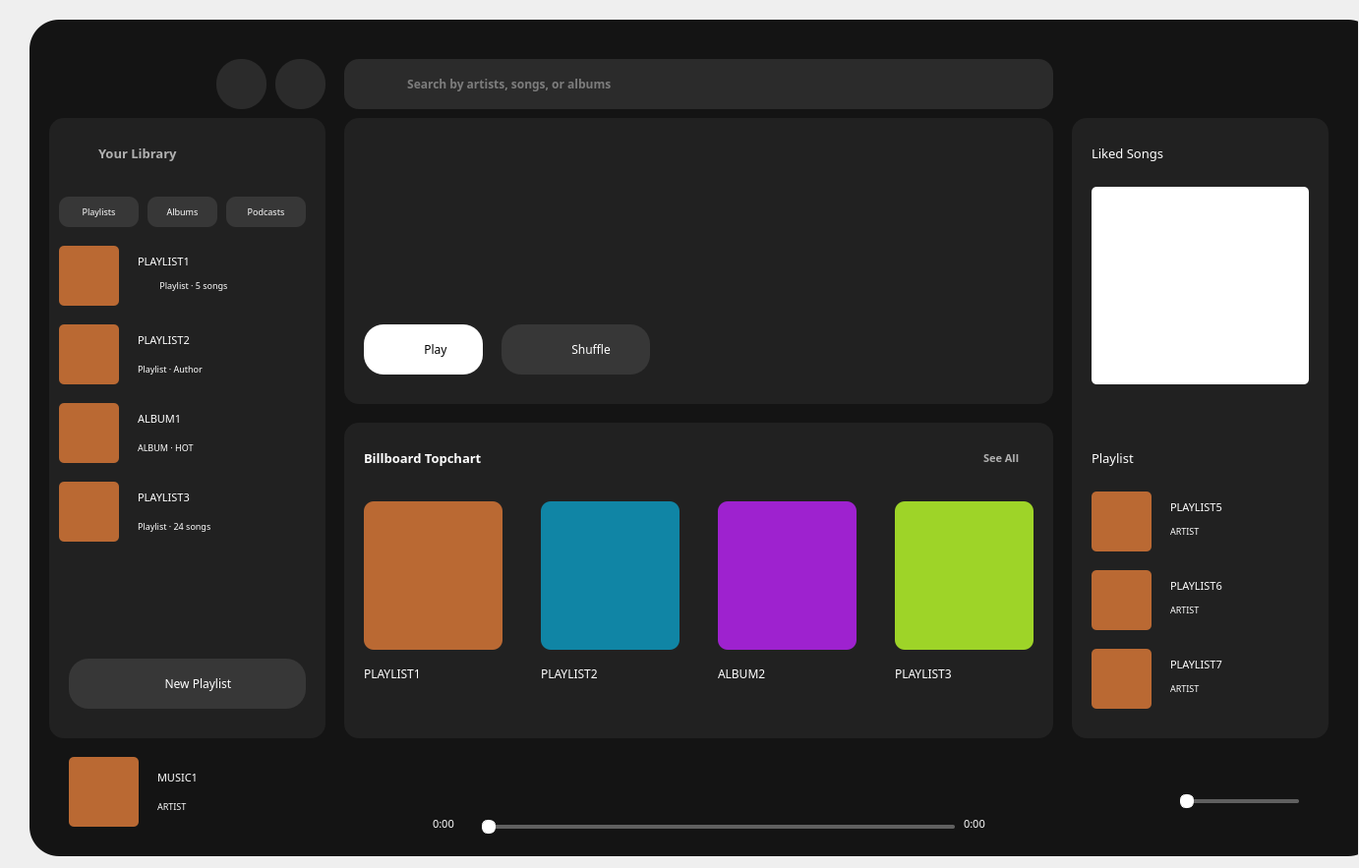
<?xml version="1.0" encoding="UTF-8"?>
<ui version="4.0">
 <class>Form</class>
 <widget class="QWidget" name="Form">
  <property name="geometry">
   <rect>
    <x>0</x>
    <y>0</y>
    <width>1382</width>
    <height>883</height>
   </rect>
  </property>
  <property name="windowTitle">
   <string>Form</string>
  </property>
  <widget class="QWidget" name="widget_2" native="true">
   <property name="geometry">
    <rect>
     <x>20</x>
     <y>20</y>
     <width>1361</width>
     <height>861</height>
    </rect>
   </property>
   <property name="font">
    <font>
     <family>Noto Sans JP DemiLight</family>
     <weight>50</weight>
     <bold>false</bold>
    </font>
   </property>
   <widget class="QLabel" name="label_11">
    <property name="geometry">
     <rect>
      <x>10</x>
      <y>0</y>
      <width>1371</width>
      <height>851</height>
     </rect>
    </property>
    <property name="font">
     <font>
      <family>Plus Jakarta Sans Medium</family>
      <weight>50</weight>
      <bold>false</bold>
     </font>
    </property>
    <property name="styleSheet">
     <string notr="true">background-color:rgb(20, 20, 20);
border-radius:30px;</string>
    </property>
    <property name="text">
     <string/>
    </property>
   </widget>
   <widget class="QLabel" name="label_13">
    <property name="geometry">
     <rect>
      <x>30</x>
      <y>100</y>
      <width>281</width>
      <height>631</height>
     </rect>
    </property>
    <property name="font">
     <font>
      <family>Noto Sans JP DemiLight</family>
      <weight>50</weight>
      <bold>false</bold>
     </font>
    </property>
    <property name="styleSheet">
     <string notr="true">background-color:rgb(33, 33, 33);
border-radius:15px;</string>
    </property>
    <property name="text">
     <string/>
    </property>
   </widget>
   <widget class="QLabel" name="label_14">
    <property name="geometry">
     <rect>
      <x>330</x>
      <y>410</y>
      <width>721</width>
      <height>321</height>
     </rect>
    </property>
    <property name="font">
     <font>
      <family>Noto Sans JP DemiLight</family>
      <weight>50</weight>
      <bold>false</bold>
     </font>
    </property>
    <property name="styleSheet">
     <string notr="true">background-color:rgb(33, 33, 33);
border-radius:15px;</string>
    </property>
    <property name="text">
     <string/>
    </property>
   </widget>
   <widget class="QLabel" name="label_15">
    <property name="geometry">
     <rect>
      <x>1070</x>
      <y>100</y>
      <width>261</width>
      <height>631</height>
     </rect>
    </property>
    <property name="font">
     <font>
      <family>Noto Sans JP DemiLight</family>
      <weight>50</weight>
      <bold>false</bold>
     </font>
    </property>
    <property name="cursor">
     <cursorShape>ArrowCursor</cursorShape>
    </property>
    <property name="styleSheet">
     <string notr="true">background-color:rgb(33, 33, 33);
border-radius:15px;</string>
    </property>
    <property name="text">
     <string/>
    </property>
   </widget>
   <widget class="QLabel" name="label_4">
    <property name="geometry">
     <rect>
      <x>1090</x>
      <y>120</y>
      <width>121</width>
      <height>31</height>
     </rect>
    </property>
    <property name="font">
     <font>
      <family>Plus Jakarta Sans SemiBold</family>
      <pointsize>10</pointsize>
      <weight>50</weight>
      <bold>false</bold>
     </font>
    </property>
    <property name="styleSheet">
     <string notr="true">color:rgb(255, 255, 255);</string>
    </property>
    <property name="text">
     <string>Liked Songs</string>
    </property>
   </widget>
   <widget class="QLabel" name="label_5">
    <property name="geometry">
     <rect>
      <x>1090</x>
      <y>430</y>
      <width>121</width>
      <height>31</height>
     </rect>
    </property>
    <property name="font">
     <font>
      <family>Plus Jakarta Sans SemiBold</family>
      <pointsize>10</pointsize>
      <weight>50</weight>
      <bold>false</bold>
     </font>
    </property>
    <property name="styleSheet">
     <string notr="true">color:rgb(255, 255, 255);</string>
    </property>
    <property name="text">
     <string>Playlist</string>
    </property>
   </widget>
   <widget class="QLabel" name="label_6">
    <property name="geometry">
     <rect>
      <x>350</x>
      <y>430</y>
      <width>191</width>
      <height>31</height>
     </rect>
    </property>
    <property name="font">
     <font>
      <family>Plus Jakarta Sans SemiBold</family>
      <pointsize>10</pointsize>
      <weight>75</weight>
      <bold>true</bold>
     </font>
    </property>
    <property name="styleSheet">
     <string notr="true">color:rgb(255, 255, 255);</string>
    </property>
    <property name="text">
     <string>Billboard Topchart</string>
    </property>
   </widget>
   <widget class="QLabel" name="label_16">
    <property name="geometry">
     <rect>
      <x>330</x>
      <y>100</y>
      <width>721</width>
      <height>291</height>
     </rect>
    </property>
    <property name="font">
     <font>
      <family>Noto Sans JP DemiLight</family>
      <weight>50</weight>
      <bold>false</bold>
     </font>
    </property>
    <property name="styleSheet">
     <string notr="true">background-color:rgb(33, 33, 33);
border-radius:15px;</string>
    </property>
    <property name="text">
     <string/>
    </property>
   </widget>
   <widget class="QPushButton" name="pushButton">
    <property name="geometry">
     <rect>
      <x>350</x>
      <y>310</y>
      <width>121</width>
      <height>51</height>
     </rect>
    </property>
    <property name="font">
     <font>
      <family>Plus Jakarta Sans SemiBold</family>
      <pointsize>9</pointsize>
      <weight>50</weight>
      <bold>false</bold>
     </font>
    </property>
    <property name="styleSheet">
     <string notr="true">background-color:rgb(255, 255, 255);
border-radius:20px;</string>
    </property>
    <property name="text">
     <string>        Play</string>
    </property>
   </widget>
   <widget class="QLabel" name="label_7">
    <property name="geometry">
     <rect>
      <x>80</x>
      <y>120</y>
      <width>121</width>
      <height>31</height>
     </rect>
    </property>
    <property name="font">
     <font>
      <family>Plus Jakarta Sans SemiBold</family>
      <pointsize>10</pointsize>
      <weight>75</weight>
      <bold>true</bold>
     </font>
    </property>
    <property name="styleSheet">
     <string notr="true">color:rgb(176, 176, 176);</string>
    </property>
    <property name="text">
     <string>Your Library</string>
    </property>
   </widget>
   <widget class="QPushButton" name="pushButton_2">
    <property name="geometry">
     <rect>
      <x>490</x>
      <y>310</y>
      <width>151</width>
      <height>51</height>
     </rect>
    </property>
    <property name="font">
     <font>
      <family>Plus Jakarta Sans SemiBold</family>
      <pointsize>9</pointsize>
      <weight>50</weight>
      <bold>false</bold>
     </font>
    </property>
    <property name="styleSheet">
     <string notr="true">background-color:rgba(255, 255, 255, 0.10);
color:rgb(255, 255, 255);
border-radius:20px;</string>
    </property>
    <property name="text">
     <string>          Shuffle</string>
    </property>
   </widget>
   <widget class="QPushButton" name="pushButton_3">
    <property name="geometry">
     <rect>
      <x>40</x>
      <y>180</y>
      <width>81</width>
      <height>31</height>
     </rect>
    </property>
    <property name="font">
     <font>
      <family>Plus Jakarta Sans SemiBold</family>
      <pointsize>7</pointsize>
      <weight>50</weight>
      <bold>false</bold>
     </font>
    </property>
    <property name="styleSheet">
     <string notr="true">background-color:rgba(255, 255, 255, 0.10);
color:rgb(255, 255, 255);
border-radius:10px;</string>
    </property>
    <property name="text">
     <string>Playlists</string>
    </property>
   </widget>
   <widget class="QPushButton" name="pushButton_4">
    <property name="geometry">
     <rect>
      <x>130</x>
      <y>180</y>
      <width>71</width>
      <height>31</height>
     </rect>
    </property>
    <property name="font">
     <font>
      <family>Plus Jakarta Sans SemiBold</family>
      <pointsize>7</pointsize>
      <weight>50</weight>
      <bold>false</bold>
     </font>
    </property>
    <property name="styleSheet">
     <string notr="true">background-color:rgba(255, 255, 255, 0.10);
color:rgb(255, 255, 255);
border-radius:10px;</string>
    </property>
    <property name="text">
     <string>Albums</string>
    </property>
   </widget>
   <widget class="QPushButton" name="pushButton_5">
    <property name="geometry">
     <rect>
      <x>210</x>
      <y>180</y>
      <width>81</width>
      <height>31</height>
     </rect>
    </property>
    <property name="font">
     <font>
      <family>Plus Jakarta Sans SemiBold</family>
      <pointsize>7</pointsize>
      <weight>50</weight>
      <bold>false</bold>
     </font>
    </property>
    <property name="styleSheet">
     <string notr="true">background-color:rgba(255, 255, 255, 0.10);
color:rgb(255, 255, 255);
border-radius:10px;</string>
    </property>
    <property name="text">
     <string>Podcasts</string>
    </property>
   </widget>
   <widget class="QLineEdit" name="lineEdit">
    <property name="geometry">
     <rect>
      <x>330</x>
      <y>40</y>
      <width>721</width>
      <height>51</height>
     </rect>
    </property>
    <property name="font">
     <font>
      <family>Plus Jakarta Sans SemiBold</family>
      <weight>75</weight>
      <bold>true</bold>
     </font>
    </property>
    <property name="styleSheet">
     <string notr="true">background-color:rgba(255, 255, 255, 0.10);
color:rgb(124, 124, 124);
border-radius:15px;</string>
    </property>
    <property name="text">
     <string>                    Search by artists, songs, or albums</string>
    </property>
   </widget>
   <widget class="QLabel" name="label">
    <property name="geometry">
     <rect>
      <x>350</x>
      <y>490</y>
      <width>141</width>
      <height>151</height>
     </rect>
    </property>
    <property name="styleSheet">
     <string notr="true">background-color: rgb(186, 105, 51);
border-radius:10px;</string>
    </property>
    <property name="text">
     <string/>
    </property>
   </widget>
   <widget class="QLabel" name="label_2">
    <property name="geometry">
     <rect>
      <x>530</x>
      <y>490</y>
      <width>141</width>
      <height>151</height>
     </rect>
    </property>
    <property name="styleSheet">
     <string notr="true">background-color: rgb(16, 133, 165);
border-radius:10px;</string>
    </property>
    <property name="text">
     <string/>
    </property>
   </widget>
   <widget class="QLabel" name="label_3">
    <property name="geometry">
     <rect>
      <x>710</x>
      <y>490</y>
      <width>141</width>
      <height>151</height>
     </rect>
    </property>
    <property name="styleSheet">
     <string notr="true">background-color: rgb(158, 34, 207);
border-radius:10px;</string>
    </property>
    <property name="text">
     <string/>
    </property>
   </widget>
   <widget class="QLabel" name="label_8">
    <property name="geometry">
     <rect>
      <x>890</x>
      <y>490</y>
      <width>141</width>
      <height>151</height>
     </rect>
    </property>
    <property name="styleSheet">
     <string notr="true">background-color: rgb(158, 212, 40);
border-radius:10px;</string>
    </property>
    <property name="text">
     <string/>
    </property>
   </widget>
   <widget class="QLabel" name="label_9">
    <property name="geometry">
     <rect>
      <x>980</x>
      <y>430</y>
      <width>51</width>
      <height>31</height>
     </rect>
    </property>
    <property name="font">
     <font>
      <family>Plus Jakarta Sans SemiBold</family>
      <pointsize>8</pointsize>
      <weight>75</weight>
      <bold>true</bold>
     </font>
    </property>
    <property name="styleSheet">
     <string notr="true">color:rgb(176, 176, 176);</string>
    </property>
    <property name="text">
     <string>See All</string>
    </property>
   </widget>
   <widget class="QLabel" name="label_10">
    <property name="geometry">
     <rect>
      <x>40</x>
      <y>230</y>
      <width>61</width>
      <height>61</height>
     </rect>
    </property>
    <property name="styleSheet">
     <string notr="true">background-color: rgb(186, 105, 51);
border-radius:5px;</string>
    </property>
    <property name="text">
     <string/>
    </property>
   </widget>
   <widget class="QLabel" name="label_12">
    <property name="geometry">
     <rect>
      <x>120</x>
      <y>230</y>
      <width>101</width>
      <height>31</height>
     </rect>
    </property>
    <property name="font">
     <font>
      <family>Plus Jakarta Sans Medium</family>
      <pointsize>8</pointsize>
      <weight>50</weight>
      <bold>false</bold>
     </font>
    </property>
    <property name="styleSheet">
     <string notr="true">color: rgb(255, 255, 255);</string>
    </property>
    <property name="text">
     <string>PLAYLIST1</string>
    </property>
   </widget>
   <widget class="QLabel" name="label_17">
    <property name="geometry">
     <rect>
      <x>510</x>
      <y>320</y>
      <width>31</width>
      <height>31</height>
     </rect>
    </property>
    <property name="text">
     <string/>
    </property>
    <property name="pixmap">
     <pixmap resource="../../res.qrc">:/images/media/shuffle.png</pixmap>
    </property>
    <property name="scaledContents">
     <bool>true</bool>
    </property>
   </widget>
   <widget class="QLabel" name="label_18">
    <property name="geometry">
     <rect>
      <x>350</x>
      <y>50</y>
      <width>31</width>
      <height>31</height>
     </rect>
    </property>
    <property name="text">
     <string/>
    </property>
    <property name="pixmap">
     <pixmap resource="../../res.qrc">:/images/media/search.svg</pixmap>
    </property>
    <property name="scaledContents">
     <bool>true</bool>
    </property>
   </widget>
   <widget class="QLabel" name="label_19">
    <property name="geometry">
     <rect>
      <x>40</x>
      <y>310</y>
      <width>61</width>
      <height>61</height>
     </rect>
    </property>
    <property name="styleSheet">
     <string notr="true">background-color: rgb(186, 105, 51);
border-radius:5px;</string>
    </property>
    <property name="text">
     <string/>
    </property>
   </widget>
   <widget class="QLabel" name="label_20">
    <property name="geometry">
     <rect>
      <x>40</x>
      <y>390</y>
      <width>61</width>
      <height>61</height>
     </rect>
    </property>
    <property name="styleSheet">
     <string notr="true">background-color: rgb(186, 105, 51);
border-radius:5px;</string>
    </property>
    <property name="text">
     <string/>
    </property>
   </widget>
   <widget class="QLabel" name="label_21">
    <property name="geometry">
     <rect>
      <x>40</x>
      <y>470</y>
      <width>61</width>
      <height>61</height>
     </rect>
    </property>
    <property name="styleSheet">
     <string notr="true">background-color: rgb(186, 105, 51);
border-radius:5px;</string>
    </property>
    <property name="text">
     <string/>
    </property>
   </widget>
   <widget class="QLabel" name="label_22">
    <property name="geometry">
     <rect>
      <x>260</x>
      <y>120</y>
      <width>31</width>
      <height>31</height>
     </rect>
    </property>
    <property name="text">
     <string/>
    </property>
    <property name="pixmap">
     <pixmap resource="../../res.qrc">:/images/media/search.svg</pixmap>
    </property>
    <property name="scaledContents">
     <bool>true</bool>
    </property>
   </widget>
   <widget class="QLabel" name="label_23">
    <property name="geometry">
     <rect>
      <x>40</x>
      <y>120</y>
      <width>31</width>
      <height>31</height>
     </rect>
    </property>
    <property name="text">
     <string/>
    </property>
    <property name="pixmap">
     <pixmap resource="../../res.qrc">:/images/media/music.svg</pixmap>
    </property>
    <property name="scaledContents">
     <bool>true</bool>
    </property>
   </widget>
   <widget class="QLabel" name="label_24">
    <property name="geometry">
     <rect>
      <x>1090</x>
      <y>480</y>
      <width>61</width>
      <height>61</height>
     </rect>
    </property>
    <property name="styleSheet">
     <string notr="true">background-color: rgb(186, 105, 51);
border-radius:5px;</string>
    </property>
    <property name="text">
     <string/>
    </property>
   </widget>
   <widget class="QLabel" name="label_25">
    <property name="geometry">
     <rect>
      <x>1090</x>
      <y>560</y>
      <width>61</width>
      <height>61</height>
     </rect>
    </property>
    <property name="styleSheet">
     <string notr="true">background-color: rgb(186, 105, 51);
border-radius:5px;</string>
    </property>
    <property name="text">
     <string/>
    </property>
   </widget>
   <widget class="QLabel" name="label_26">
    <property name="geometry">
     <rect>
      <x>1090</x>
      <y>640</y>
      <width>61</width>
      <height>61</height>
     </rect>
    </property>
    <property name="styleSheet">
     <string notr="true">background-color: rgb(186, 105, 51);
border-radius:5px;</string>
    </property>
    <property name="text">
     <string/>
    </property>
   </widget>
   <widget class="QPushButton" name="pushButton_6">
    <property name="geometry">
     <rect>
      <x>50</x>
      <y>650</y>
      <width>241</width>
      <height>51</height>
     </rect>
    </property>
    <property name="font">
     <font>
      <family>Plus Jakarta Sans SemiBold</family>
      <pointsize>9</pointsize>
      <weight>50</weight>
      <bold>false</bold>
     </font>
    </property>
    <property name="styleSheet">
     <string notr="true">background-color:rgba(255, 255, 255, 0.10);
color:rgb(255, 255, 255);
border-radius:20px;</string>
    </property>
    <property name="text">
     <string>       New Playlist</string>
    </property>
   </widget>
   <widget class="QLabel" name="label_27">
    <property name="geometry">
     <rect>
      <x>120</x>
      <y>310</y>
      <width>101</width>
      <height>31</height>
     </rect>
    </property>
    <property name="font">
     <font>
      <family>Plus Jakarta Sans Medium</family>
      <pointsize>8</pointsize>
      <weight>50</weight>
      <bold>false</bold>
     </font>
    </property>
    <property name="styleSheet">
     <string notr="true">color: rgb(255, 255, 255);</string>
    </property>
    <property name="text">
     <string>PLAYLIST2</string>
    </property>
   </widget>
   <widget class="QLabel" name="label_28">
    <property name="geometry">
     <rect>
      <x>120</x>
      <y>390</y>
      <width>101</width>
      <height>31</height>
     </rect>
    </property>
    <property name="font">
     <font>
      <family>Plus Jakarta Sans Medium</family>
      <pointsize>8</pointsize>
      <weight>50</weight>
      <bold>false</bold>
     </font>
    </property>
    <property name="styleSheet">
     <string notr="true">color: rgb(255, 255, 255);</string>
    </property>
    <property name="text">
     <string>ALBUM1</string>
    </property>
   </widget>
   <widget class="QLabel" name="label_29">
    <property name="geometry">
     <rect>
      <x>120</x>
      <y>470</y>
      <width>101</width>
      <height>31</height>
     </rect>
    </property>
    <property name="font">
     <font>
      <family>Plus Jakarta Sans Medium</family>
      <pointsize>8</pointsize>
      <weight>50</weight>
      <bold>false</bold>
     </font>
    </property>
    <property name="styleSheet">
     <string notr="true">color: rgb(255, 255, 255);</string>
    </property>
    <property name="text">
     <string>PLAYLIST3</string>
    </property>
   </widget>
   <widget class="QLabel" name="label_30">
    <property name="geometry">
     <rect>
      <x>120</x>
      <y>420</y>
      <width>101</width>
      <height>31</height>
     </rect>
    </property>
    <property name="font">
     <font>
      <family>Plus Jakarta Sans Light</family>
      <pointsize>7</pointsize>
      <weight>50</weight>
      <bold>false</bold>
     </font>
    </property>
    <property name="styleSheet">
     <string notr="true">color: rgb(255, 255, 255);</string>
    </property>
    <property name="text">
     <string>ALBUM · HOT</string>
    </property>
   </widget>
   <widget class="QLabel" name="label_31">
    <property name="geometry">
     <rect>
      <x>120</x>
      <y>500</y>
      <width>121</width>
      <height>31</height>
     </rect>
    </property>
    <property name="font">
     <font>
      <family>Plus Jakarta Sans Light</family>
      <pointsize>7</pointsize>
      <weight>50</weight>
      <bold>false</bold>
     </font>
    </property>
    <property name="styleSheet">
     <string notr="true">color: rgb(255, 255, 255);</string>
    </property>
    <property name="text">
     <string>Playlist · 24 songs</string>
    </property>
   </widget>
   <widget class="QLabel" name="label_32">
    <property name="geometry">
     <rect>
      <x>120</x>
      <y>340</y>
      <width>121</width>
      <height>31</height>
     </rect>
    </property>
    <property name="font">
     <font>
      <family>Plus Jakarta Sans Light</family>
      <pointsize>7</pointsize>
      <weight>50</weight>
      <bold>false</bold>
     </font>
    </property>
    <property name="styleSheet">
     <string notr="true">color: rgb(255, 255, 255);</string>
    </property>
    <property name="text">
     <string>Playlist · Author</string>
    </property>
   </widget>
   <widget class="QLabel" name="label_33">
    <property name="geometry">
     <rect>
      <x>140</x>
      <y>250</y>
      <width>121</width>
      <height>41</height>
     </rect>
    </property>
    <property name="font">
     <font>
      <family>Plus Jakarta Sans Light</family>
      <pointsize>7</pointsize>
      <weight>50</weight>
      <bold>false</bold>
     </font>
    </property>
    <property name="styleSheet">
     <string notr="true">color: rgb(255, 255, 255);</string>
    </property>
    <property name="text">
     <string> Playlist · 5 songs</string>
    </property>
   </widget>
   <widget class="QLabel" name="label_34">
    <property name="geometry">
     <rect>
      <x>350</x>
      <y>650</y>
      <width>101</width>
      <height>31</height>
     </rect>
    </property>
    <property name="font">
     <font>
      <family>Plus Jakarta Sans SemiBold</family>
      <pointsize>9</pointsize>
      <weight>50</weight>
      <bold>false</bold>
     </font>
    </property>
    <property name="styleSheet">
     <string notr="true">color: rgb(255, 255, 255);</string>
    </property>
    <property name="text">
     <string>PLAYLIST1</string>
    </property>
   </widget>
   <widget class="QLabel" name="label_35">
    <property name="geometry">
     <rect>
      <x>530</x>
      <y>650</y>
      <width>101</width>
      <height>31</height>
     </rect>
    </property>
    <property name="font">
     <font>
      <family>Plus Jakarta Sans SemiBold</family>
      <pointsize>9</pointsize>
      <weight>50</weight>
      <bold>false</bold>
     </font>
    </property>
    <property name="styleSheet">
     <string notr="true">color: rgb(255, 255, 255);</string>
    </property>
    <property name="text">
     <string>PLAYLIST2</string>
    </property>
   </widget>
   <widget class="QLabel" name="label_36">
    <property name="geometry">
     <rect>
      <x>710</x>
      <y>650</y>
      <width>101</width>
      <height>31</height>
     </rect>
    </property>
    <property name="font">
     <font>
      <family>Plus Jakarta Sans SemiBold</family>
      <pointsize>9</pointsize>
      <weight>50</weight>
      <bold>false</bold>
     </font>
    </property>
    <property name="styleSheet">
     <string notr="true">color: rgb(255, 255, 255);</string>
    </property>
    <property name="text">
     <string>ALBUM2</string>
    </property>
   </widget>
   <widget class="QLabel" name="label_37">
    <property name="geometry">
     <rect>
      <x>890</x>
      <y>650</y>
      <width>101</width>
      <height>31</height>
     </rect>
    </property>
    <property name="font">
     <font>
      <family>Plus Jakarta Sans SemiBold</family>
      <pointsize>9</pointsize>
      <weight>50</weight>
      <bold>false</bold>
     </font>
    </property>
    <property name="styleSheet">
     <string notr="true">color: rgb(255, 255, 255);</string>
    </property>
    <property name="text">
     <string>PLAYLIST3</string>
    </property>
   </widget>
   <widget class="QLabel" name="label_38">
    <property name="geometry">
     <rect>
      <x>50</x>
      <y>750</y>
      <width>71</width>
      <height>71</height>
     </rect>
    </property>
    <property name="styleSheet">
     <string notr="true">background-color: rgb(186, 105, 51);
border-radius:5px;</string>
    </property>
    <property name="text">
     <string/>
    </property>
   </widget>
   <widget class="QLabel" name="label_39">
    <property name="geometry">
     <rect>
      <x>140</x>
      <y>760</y>
      <width>101</width>
      <height>21</height>
     </rect>
    </property>
    <property name="font">
     <font>
      <family>Plus Jakarta Sans Medium</family>
      <pointsize>8</pointsize>
      <weight>50</weight>
      <bold>false</bold>
     </font>
    </property>
    <property name="styleSheet">
     <string notr="true">color: rgb(255, 255, 255);</string>
    </property>
    <property name="text">
     <string>MUSIC1</string>
    </property>
   </widget>
   <widget class="QLabel" name="label_40">
    <property name="geometry">
     <rect>
      <x>140</x>
      <y>790</y>
      <width>101</width>
      <height>21</height>
     </rect>
    </property>
    <property name="font">
     <font>
      <family>Plus Jakarta Sans Medium</family>
      <pointsize>7</pointsize>
      <weight>50</weight>
      <bold>false</bold>
     </font>
    </property>
    <property name="styleSheet">
     <string notr="true">color: rgb(255, 255, 255);</string>
    </property>
    <property name="text">
     <string>ARTIST</string>
    </property>
   </widget>
   <widget class="QLabel" name="label_41">
    <property name="geometry">
     <rect>
      <x>1090</x>
      <y>170</y>
      <width>221</width>
      <height>201</height>
     </rect>
    </property>
    <property name="styleSheet">
     <string notr="true">background-color: rgb(255, 255, 255);
border-radius:5px;</string>
    </property>
    <property name="text">
     <string/>
    </property>
   </widget>
   <widget class="QLabel" name="label_42">
    <property name="geometry">
     <rect>
      <x>40</x>
      <y>40</y>
      <width>51</width>
      <height>51</height>
     </rect>
    </property>
    <property name="text">
     <string/>
    </property>
    <property name="pixmap">
     <pixmap resource="../../res.qrc">:/images/media/Logo3.png</pixmap>
    </property>
    <property name="scaledContents">
     <bool>true</bool>
    </property>
   </widget>
   <widget class="QLabel" name="label_43">
    <property name="geometry">
     <rect>
      <x>560</x>
      <y>760</y>
      <width>31</width>
      <height>31</height>
     </rect>
    </property>
    <property name="text">
     <string/>
    </property>
    <property name="pixmap">
     <pixmap>:/images/media/shuffle.png</pixmap>
    </property>
    <property name="scaledContents">
     <bool>true</bool>
    </property>
   </widget>
   <widget class="QLabel" name="label_44">
    <property name="geometry">
     <rect>
      <x>1170</x>
      <y>480</y>
      <width>101</width>
      <height>31</height>
     </rect>
    </property>
    <property name="font">
     <font>
      <family>Plus Jakarta Sans Medium</family>
      <pointsize>8</pointsize>
      <weight>50</weight>
      <bold>false</bold>
     </font>
    </property>
    <property name="styleSheet">
     <string notr="true">color: rgb(255, 255, 255);</string>
    </property>
    <property name="text">
     <string>PLAYLIST5</string>
    </property>
   </widget>
   <widget class="QLabel" name="label_45">
    <property name="geometry">
     <rect>
      <x>1170</x>
      <y>560</y>
      <width>101</width>
      <height>31</height>
     </rect>
    </property>
    <property name="font">
     <font>
      <family>Plus Jakarta Sans Medium</family>
      <pointsize>8</pointsize>
      <weight>50</weight>
      <bold>false</bold>
     </font>
    </property>
    <property name="styleSheet">
     <string notr="true">color: rgb(255, 255, 255);</string>
    </property>
    <property name="text">
     <string>PLAYLIST6</string>
    </property>
   </widget>
   <widget class="QLabel" name="label_46">
    <property name="geometry">
     <rect>
      <x>1170</x>
      <y>640</y>
      <width>101</width>
      <height>31</height>
     </rect>
    </property>
    <property name="font">
     <font>
      <family>Plus Jakarta Sans Medium</family>
      <pointsize>8</pointsize>
      <weight>50</weight>
      <bold>false</bold>
     </font>
    </property>
    <property name="styleSheet">
     <string notr="true">color: rgb(255, 255, 255);</string>
    </property>
    <property name="text">
     <string>PLAYLIST7</string>
    </property>
   </widget>
   <widget class="QLabel" name="label_47">
    <property name="geometry">
     <rect>
      <x>1170</x>
      <y>510</y>
      <width>101</width>
      <height>21</height>
     </rect>
    </property>
    <property name="font">
     <font>
      <family>Plus Jakarta Sans Medium</family>
      <pointsize>7</pointsize>
      <weight>50</weight>
      <bold>false</bold>
     </font>
    </property>
    <property name="styleSheet">
     <string notr="true">color: rgb(255, 255, 255);</string>
    </property>
    <property name="text">
     <string>ARTIST</string>
    </property>
   </widget>
   <widget class="QLabel" name="label_48">
    <property name="geometry">
     <rect>
      <x>1170</x>
      <y>590</y>
      <width>101</width>
      <height>21</height>
     </rect>
    </property>
    <property name="font">
     <font>
      <family>Plus Jakarta Sans Medium</family>
      <pointsize>7</pointsize>
      <weight>50</weight>
      <bold>false</bold>
     </font>
    </property>
    <property name="styleSheet">
     <string notr="true">color: rgb(255, 255, 255);</string>
    </property>
    <property name="text">
     <string>ARTIST</string>
    </property>
   </widget>
   <widget class="QLabel" name="label_49">
    <property name="geometry">
     <rect>
      <x>1170</x>
      <y>670</y>
      <width>101</width>
      <height>21</height>
     </rect>
    </property>
    <property name="font">
     <font>
      <family>Plus Jakarta Sans Medium</family>
      <pointsize>7</pointsize>
      <weight>50</weight>
      <bold>false</bold>
     </font>
    </property>
    <property name="styleSheet">
     <string notr="true">color: rgb(255, 255, 255);</string>
    </property>
    <property name="text">
     <string>ARTIST</string>
    </property>
   </widget>
   <widget class="QLabel" name="label_50">
    <property name="geometry">
     <rect>
      <x>370</x>
      <y>320</y>
      <width>31</width>
      <height>31</height>
     </rect>
    </property>
    <property name="text">
     <string/>
    </property>
    <property name="pixmap">
     <pixmap resource="../../res.qrc">:/images/media/play_button.png</pixmap>
    </property>
    <property name="scaledContents">
     <bool>true</bool>
    </property>
   </widget>
   <widget class="QLabel" name="label_51">
    <property name="geometry">
     <rect>
      <x>1290</x>
      <y>490</y>
      <width>21</width>
      <height>21</height>
     </rect>
    </property>
    <property name="text">
     <string/>
    </property>
    <property name="pixmap">
     <pixmap resource="../../res.qrc">:/images/media/happy.png</pixmap>
    </property>
    <property name="scaledContents">
     <bool>true</bool>
    </property>
   </widget>
   <widget class="QLabel" name="label_52">
    <property name="geometry">
     <rect>
      <x>1290</x>
      <y>570</y>
      <width>21</width>
      <height>21</height>
     </rect>
    </property>
    <property name="text">
     <string/>
    </property>
    <property name="pixmap">
     <pixmap resource="../../res.qrc">:/images/media/happy.png</pixmap>
    </property>
    <property name="scaledContents">
     <bool>true</bool>
    </property>
   </widget>
   <widget class="QLabel" name="label_53">
    <property name="geometry">
     <rect>
      <x>1290</x>
      <y>650</y>
      <width>21</width>
      <height>21</height>
     </rect>
    </property>
    <property name="text">
     <string/>
    </property>
    <property name="pixmap">
     <pixmap resource="../../res.qrc">:/images/media/happy.png</pixmap>
    </property>
    <property name="scaledContents">
     <bool>true</bool>
    </property>
   </widget>
   <widget class="QLabel" name="label_54">
    <property name="geometry">
     <rect>
      <x>970</x>
      <y>330</y>
      <width>21</width>
      <height>21</height>
     </rect>
    </property>
    <property name="text">
     <string/>
    </property>
    <property name="pixmap">
     <pixmap resource="../../res.qrc">:/images/media/happy.png</pixmap>
    </property>
    <property name="scaledContents">
     <bool>true</bool>
    </property>
   </widget>
   <widget class="QLabel" name="label_55">
    <property name="geometry">
     <rect>
      <x>240</x>
      <y>770</y>
      <width>21</width>
      <height>21</height>
     </rect>
    </property>
    <property name="text">
     <string/>
    </property>
    <property name="pixmap">
     <pixmap resource="../../res.qrc">:/images/media/happy.png</pixmap>
    </property>
    <property name="scaledContents">
     <bool>true</bool>
    </property>
   </widget>
   <widget class="QLabel" name="label_56">
    <property name="geometry">
     <rect>
      <x>1270</x>
      <y>40</y>
      <width>41</width>
      <height>41</height>
     </rect>
    </property>
    <property name="text">
     <string/>
    </property>
    <property name="pixmap">
     <pixmap resource="../../res.qrc">:/images/media/user.png</pixmap>
    </property>
    <property name="scaledContents">
     <bool>true</bool>
    </property>
   </widget>
   <widget class="QLabel" name="label_57">
    <property name="geometry">
     <rect>
      <x>120</x>
      <y>260</y>
      <width>21</width>
      <height>21</height>
     </rect>
    </property>
    <property name="text">
     <string/>
    </property>
    <property name="pixmap">
     <pixmap resource="../../res.qrc">:/images/media/default_cover.png</pixmap>
    </property>
    <property name="scaledContents">
     <bool>true</bool>
    </property>
   </widget>
   <widget class="QLabel" name="label_58">
    <property name="geometry">
     <rect>
      <x>620</x>
      <y>760</y>
      <width>31</width>
      <height>31</height>
     </rect>
    </property>
    <property name="text">
     <string/>
    </property>
    <property name="pixmap">
     <pixmap resource="../../res.qrc">:/images/media/backward.png</pixmap>
    </property>
    <property name="scaledContents">
     <bool>true</bool>
    </property>
   </widget>
   <widget class="QLabel" name="label_59">
    <property name="geometry">
     <rect>
      <x>760</x>
      <y>760</y>
      <width>31</width>
      <height>31</height>
     </rect>
    </property>
    <property name="text">
     <string/>
    </property>
    <property name="pixmap">
     <pixmap resource="../../res.qrc">:/images/media/forward_button.png</pixmap>
    </property>
    <property name="scaledContents">
     <bool>true</bool>
    </property>
   </widget>
   <widget class="QLabel" name="label_60">
    <property name="geometry">
     <rect>
      <x>680</x>
      <y>750</y>
      <width>51</width>
      <height>51</height>
     </rect>
    </property>
    <property name="text">
     <string/>
    </property>
    <property name="pixmap">
     <pixmap resource="../../res.qrc">:/images/media/pause_button.png</pixmap>
    </property>
    <property name="scaledContents">
     <bool>true</bool>
    </property>
   </widget>
   <widget class="QLabel" name="label_61">
    <property name="geometry">
     <rect>
      <x>560</x>
      <y>760</y>
      <width>31</width>
      <height>31</height>
     </rect>
    </property>
    <property name="text">
     <string/>
    </property>
    <property name="pixmap">
     <pixmap resource="../../res.qrc">:/images/media/shuffle.png</pixmap>
    </property>
    <property name="scaledContents">
     <bool>true</bool>
    </property>
   </widget>
   <widget class="QLabel" name="label_62">
    <property name="geometry">
     <rect>
      <x>830</x>
      <y>760</y>
      <width>31</width>
      <height>31</height>
     </rect>
    </property>
    <property name="text">
     <string/>
    </property>
    <property name="pixmap">
     <pixmap resource="../../res.qrc">:/images/media/repeat.png</pixmap>
    </property>
    <property name="scaledContents">
     <bool>true</bool>
    </property>
   </widget>
   <widget class="QLabel" name="label_63">
    <property name="geometry">
     <rect>
      <x>90</x>
      <y>660</y>
      <width>31</width>
      <height>31</height>
     </rect>
    </property>
    <property name="text">
     <string/>
    </property>
    <property name="pixmap">
     <pixmap resource="../../res.qrc">:/images/media/check.svg</pixmap>
    </property>
    <property name="scaledContents">
     <bool>true</bool>
    </property>
   </widget>
   <widget class="QPushButton" name="pushButton_7">
    <property name="geometry">
     <rect>
      <x>200</x>
      <y>40</y>
      <width>51</width>
      <height>51</height>
     </rect>
    </property>
    <property name="font">
     <font>
      <family>Plus Jakarta Sans SemiBold</family>
      <pointsize>9</pointsize>
      <weight>50</weight>
      <bold>false</bold>
     </font>
    </property>
    <property name="styleSheet">
     <string notr="true">background-color:rgba(255, 255, 255, 0.10);
color:rgb(255, 255, 255);
border-radius:25px;</string>
    </property>
    <property name="text">
     <string/>
    </property>
   </widget>
   <widget class="QLabel" name="label_64">
    <property name="geometry">
     <rect>
      <x>210</x>
      <y>50</y>
      <width>31</width>
      <height>31</height>
     </rect>
    </property>
    <property name="text">
     <string/>
    </property>
    <property name="pixmap">
     <pixmap resource="../../res.qrc">:/images/media/home.png</pixmap>
    </property>
    <property name="scaledContents">
     <bool>true</bool>
    </property>
   </widget>
   <widget class="QPushButton" name="pushButton_8">
    <property name="geometry">
     <rect>
      <x>260</x>
      <y>40</y>
      <width>51</width>
      <height>51</height>
     </rect>
    </property>
    <property name="font">
     <font>
      <family>Plus Jakarta Sans SemiBold</family>
      <pointsize>9</pointsize>
      <weight>50</weight>
      <bold>false</bold>
     </font>
    </property>
    <property name="styleSheet">
     <string notr="true">background-color:rgba(255, 255, 255, 0.10);
color:rgb(255, 255, 255);
border-radius:25px;</string>
    </property>
    <property name="text">
     <string/>
    </property>
   </widget>
   <widget class="QLabel" name="label_65">
    <property name="geometry">
     <rect>
      <x>270</x>
      <y>50</y>
      <width>31</width>
      <height>31</height>
     </rect>
    </property>
    <property name="text">
     <string/>
    </property>
    <property name="pixmap">
     <pixmap resource="../../res.qrc">:/images/media/radio.svg</pixmap>
    </property>
    <property name="scaledContents">
     <bool>true</bool>
    </property>
   </widget>
   <widget class="QSlider" name="horizontalSlider">
    <property name="geometry">
     <rect>
      <x>470</x>
      <y>810</y>
      <width>481</width>
      <height>22</height>
     </rect>
    </property>
    <property name="styleSheet">
     <string notr="true">QSlider::groove:horizontal {
    background: #282828;
    height: 4px;
    border-radius: 2px;
}

QSlider::sub-page:horizontal {
    background: #FFFFFF;
    height: 4px;
    border-radius: 2px;
}

QSlider::add-page:horizontal {
    background: #606060;
    height: 4px;
    border-radius: 2px;
}

QSlider::handle:horizontal {
    background: #FFFFFF;
    border: 1px solid #FFFFFF;
    width: 12px;
    height: 12px;
    margin: -5px 0;
    border-radius: 6px;
}

QSlider::handle:horizontal:hover {
    background: #F0F0F0;
    width: 14px;
    height: 14px;
    margin: -6px 0;
}</string>
    </property>
    <property name="orientation">
     <enum>Qt::Horizontal</enum>
    </property>
   </widget>
   <widget class="QLabel" name="label_66">
    <property name="geometry">
     <rect>
      <x>420</x>
      <y>810</y>
      <width>51</width>
      <height>16</height>
     </rect>
    </property>
    <property name="font">
     <font>
      <family>Plus Jakarta Sans Medium</family>
      <pointsize>8</pointsize>
      <weight>50</weight>
      <bold>false</bold>
     </font>
    </property>
    <property name="styleSheet">
     <string notr="true">color: rgb(255, 255, 255);</string>
    </property>
    <property name="text">
     <string>0:00</string>
    </property>
   </widget>
   <widget class="QLabel" name="label_67">
    <property name="geometry">
     <rect>
      <x>960</x>
      <y>810</y>
      <width>51</width>
      <height>16</height>
     </rect>
    </property>
    <property name="font">
     <font>
      <family>Plus Jakarta Sans Medium</family>
      <pointsize>8</pointsize>
      <weight>50</weight>
      <bold>false</bold>
     </font>
    </property>
    <property name="styleSheet">
     <string notr="true">color: rgb(255, 255, 255);</string>
    </property>
    <property name="text">
     <string>0:00</string>
    </property>
   </widget>
   <widget class="QSlider" name="horizontalSlider_2">
    <property name="geometry">
     <rect>
      <x>1180</x>
      <y>780</y>
      <width>121</width>
      <height>31</height>
     </rect>
    </property>
    <property name="styleSheet">
     <string notr="true">QSlider::groove:horizontal {
    background: #282828;
    height: 4px;
    border-radius: 2px;
}

QSlider::sub-page:horizontal {
    background: #FFFFFF;
    height: 4px;
    border-radius: 2px;
}

QSlider::add-page:horizontal {
    background: #606060;
    height: 4px;
    border-radius: 2px;
}

QSlider::handle:horizontal {
    background: #FFFFFF;
    border: 1px solid #FFFFFF;
    width: 12px;
    height: 12px;
    margin: -5px 0;
    border-radius: 6px;
}

QSlider::handle:horizontal:hover {
    background: #F0F0F0;
    width: 14px;
    height: 14px;
    margin: -6px 0;
}</string>
    </property>
    <property name="orientation">
     <enum>Qt::Horizontal</enum>
    </property>
   </widget>
   <widget class="QLabel" name="label_68">
    <property name="geometry">
     <rect>
      <x>1150</x>
      <y>780</y>
      <width>41</width>
      <height>31</height>
     </rect>
    </property>
    <property name="text">
     <string/>
    </property>
    <property name="pixmap">
     <pixmap resource="../../res.qrc">:/images/media/volume.svg</pixmap>
    </property>
    <property name="scaledContents">
     <bool>true</bool>
    </property>
   </widget>
  </widget>
 </widget>
 <resources>
  <include location="../../res.qrc"/>
 </resources>
 <connections/>
</ui>
